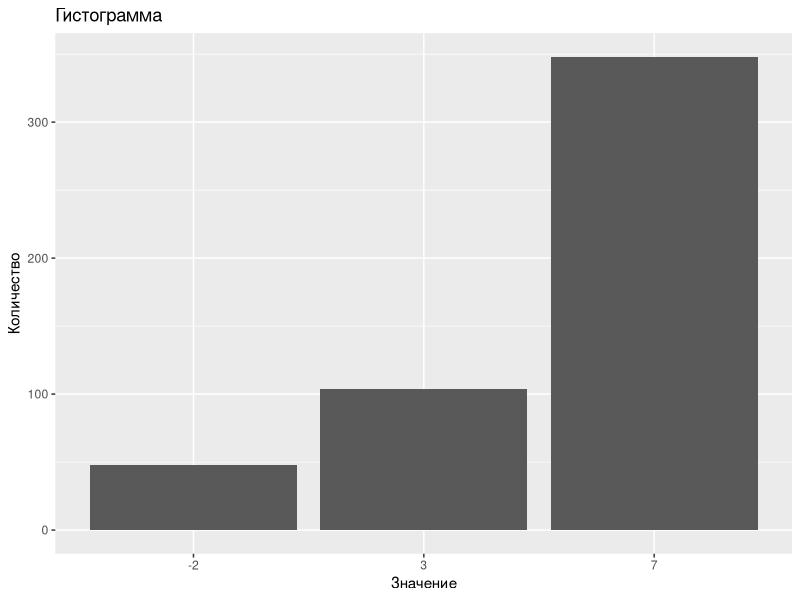
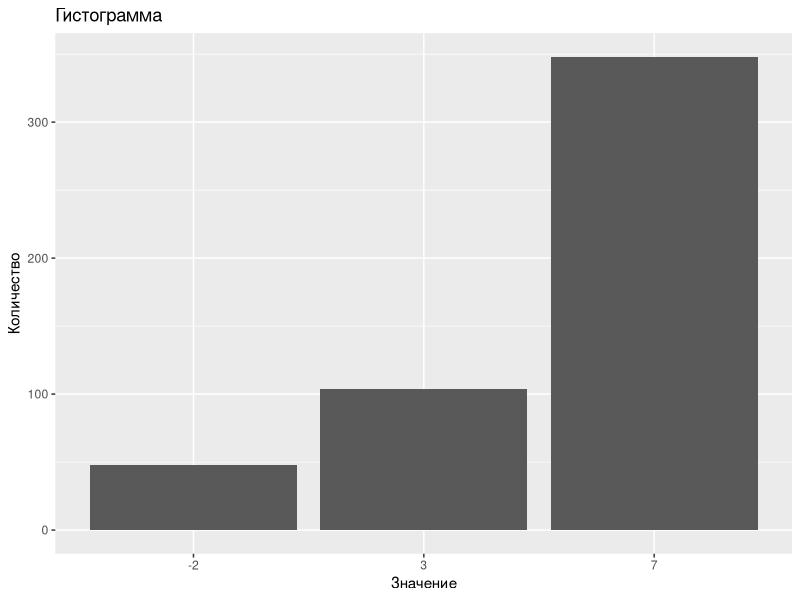
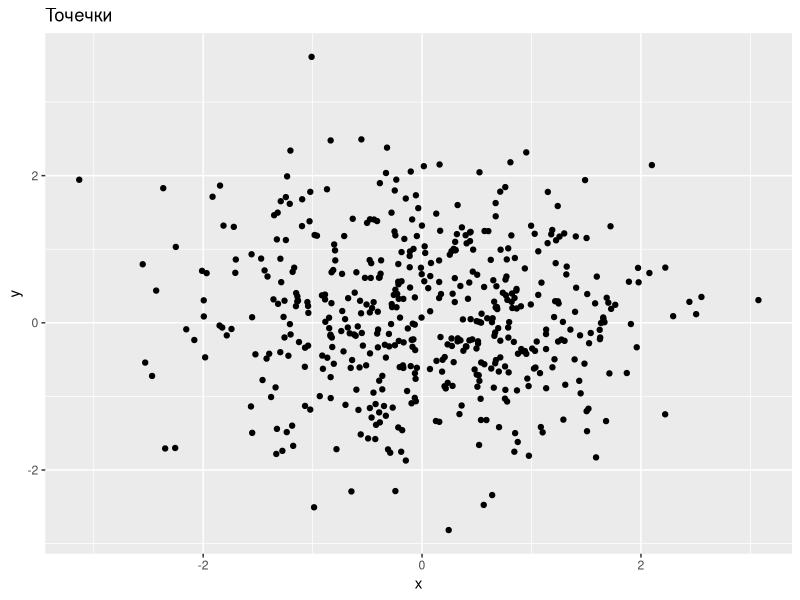
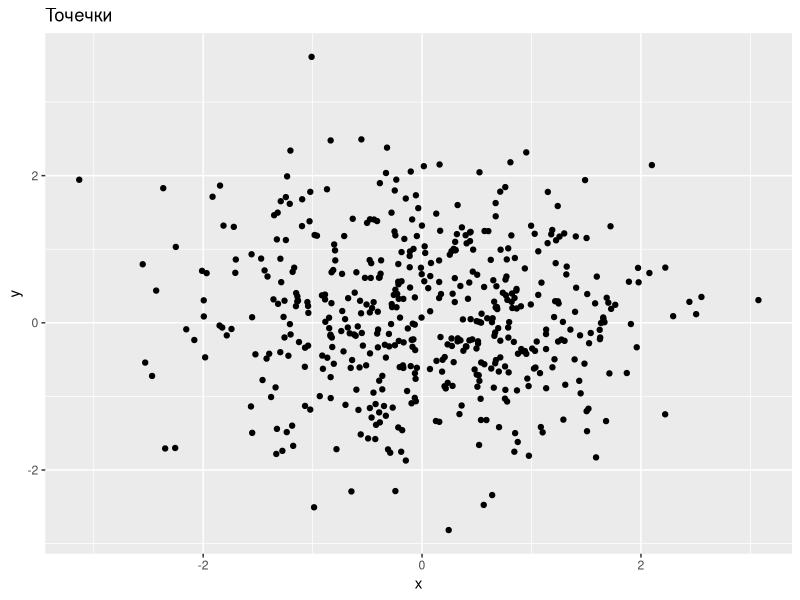

Generate these figures, in order, with R:
## ---- chunk 1
library(ggplot2)
## ---- chunk 2
5 + 9
## ---- chunk 3
a <- factorial(4)
b <- 2^3
a + b
## ---- chunk 4
a <- 1 / 0
a
## ---- chunk 5
1 / (a - 9)
## ---- chunk 6
atan(Inf)
## ---- chunk 7
pi / 2
## ---- chunk 8
0 / 0
## ---- chunk 9
is.na(0 / 0)

a <- NA
is.na(a)
is.nan(a)
## ---- chunk 10
a <- 3:10
a
## ---- chunk 11
b <- rep(777, times = 5)
b
## ---- chunk 12
vect <- c(5, -4, 1)
## ---- chunk 13
sum(vect)
## ---- chunk 14
mean(vect)
## ---- chunk 15
h <- sample(1:5, 300, rep = TRUE)
## ---- chunk 16
str(h)
head(h)
tail(h)
## ---- chunk 17
x.val <- c(-2, 3, 7)
x.pr <- c(0.1, 0.2, 0.7)
## ---- chunk 18
s <- sample(x.val, 500, rep = TRUE, x.pr)
str(s)
## ---- chunk 19
qplot(factor(s), xlab = "Значение", ylab = "Количество", main = "Гистограмма")
## ---- chunk 20
s_df <- data.frame(s)
ggplot(s_df) + geom_bar(aes(factor(s))) + labs(x = "Значение", y = "Количество", title = "Гистограмма")
## ---- chunk 21
x <- rnorm(500) # 500 нормальных величин со средним 0 и дисперсией 1
y <- rnorm(500) # 500 нормальных величин со средним 0 и дисперсией
qplot(x, y, main = "Точечки")
## ---- chunk 22
xy_df <- data.frame(x = x, y = y)
ggplot(xy_df) + geom_point(aes(x, y)) + labs(title = "Точечки")
## ---- chunk 23
b <- s[s > 0]
b
str(b)
## ---- chunk 24
s[6:20]
## ---- chunk 25
s[c(5, 7, 13)]
## ---- chunk 26
sum(s == 3)
## ---- chunk 27
length(b)
## ---- chunk 28
0.4 + 0.1 == 0.5
## ---- chunk 29
0.4 - 0.1 == 0.3
